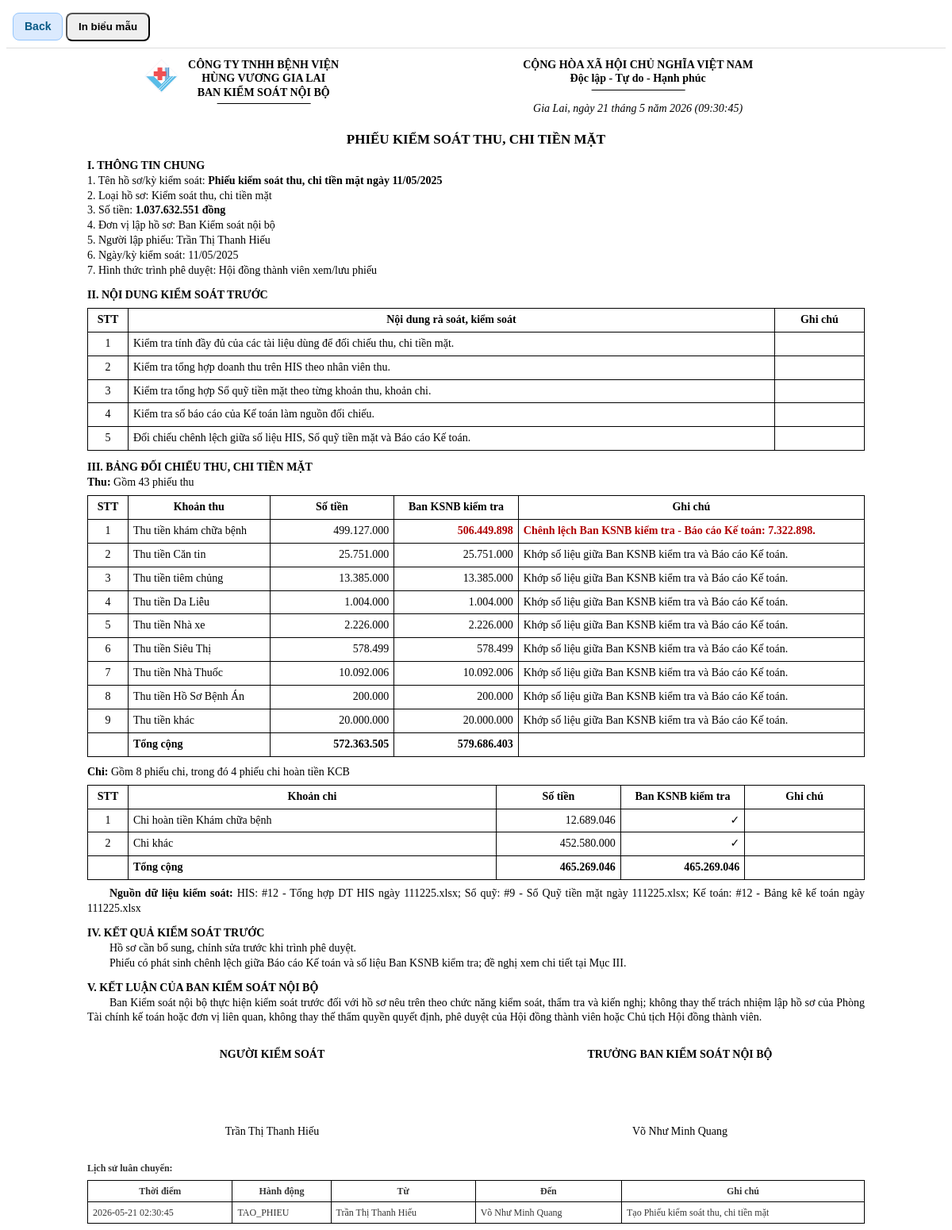
The page /cash-control/vouchers/36/print (signed in) on the database as committed earlier.
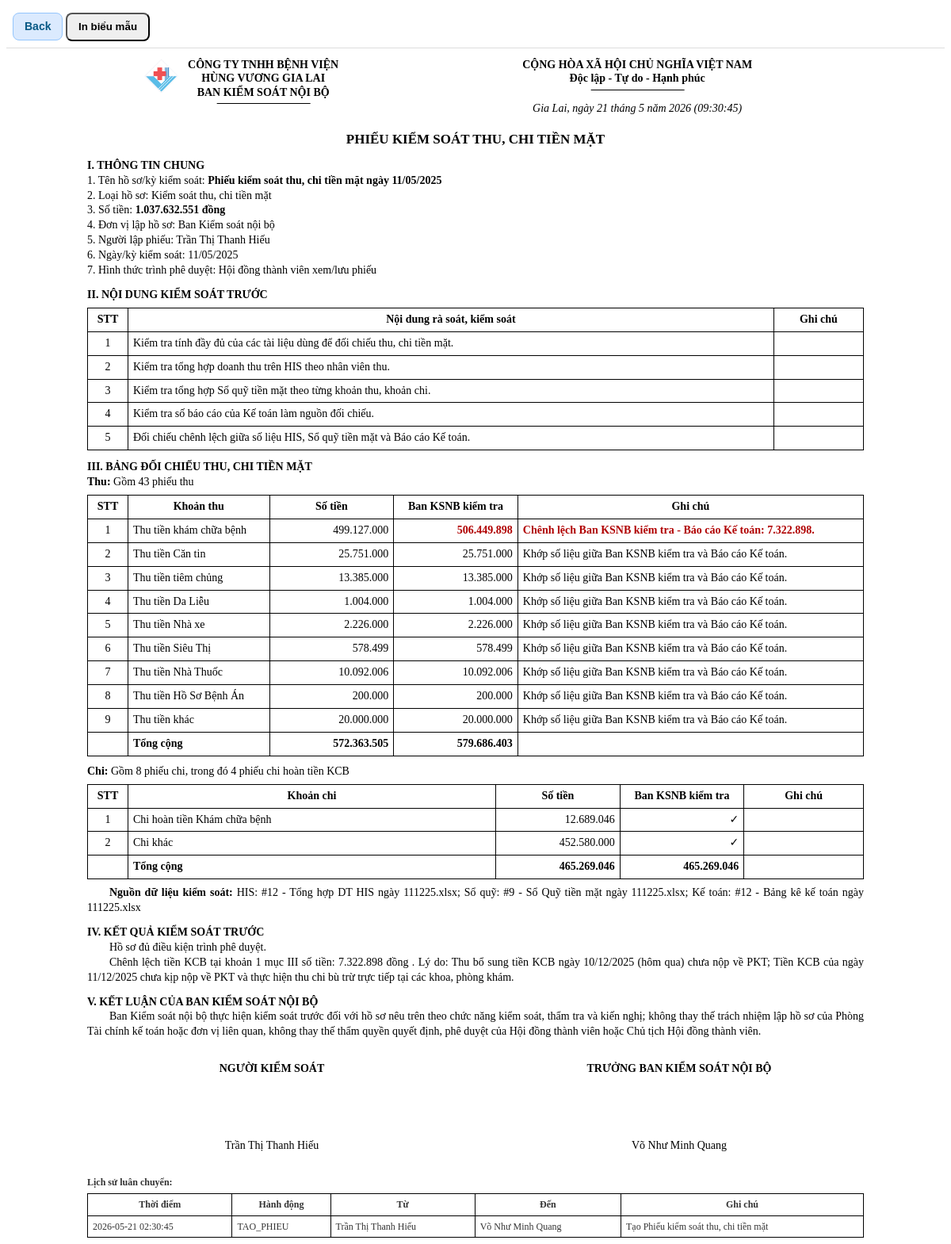
The same page on the database as committed later.
### tables this page shows
CREATE TABLE cash_control_vouchers (
                id INTEGER PRIMARY KEY AUTOINCREMENT,
                code TEXT,
                title TEXT NOT NULL,
                voucher_date TEXT,
                sign_mode TEXT NOT NULL DEFAULT 'INTERNAL_DIGITAL',
                route_mode TEXT NOT NULL DEFAULT 'THROUGH_HEAD',
                head_user_id INTEGER,
                board_user_id INTEGER,
                his_batch_id INTEGER,
                cashbook_batch_id INTEGER,
                accounting_batch_id INTEGER,
                receipt_count INTEGER NOT NULL DEFAULT 0,
                expense_count INTEGER NOT NULL DEFAULT 0,
                refund_kcb_count INTEGER NOT NULL DEFAULT 0,
                revenue_document_total REAL NOT NULL DEFAULT 0,
                revenue_ksnb_total REAL NOT NULL DEFAULT 0,
                revenue_diff_total REAL NOT NULL DEFAULT 0,
                expense_document_total REAL NOT NULL DEFAULT 0,
                expense_ksnb_total REAL NOT NULL DEFAULT 0,
                expense_diff_total REAL NOT NULL DEFAULT 0,
                status TEXT NOT NULL DEFAULT 'DRAFT',
                created_by INTEGER NOT NULL,
                created_at TEXT NOT NULL DEFAULT CURRENT_TIMESTAMP,
                submitted_at TEXT, current_handler INTEGER, section_iv_result TEXT, section_iv_note TEXT, section_v_text TEXT, section_vi_text TEXT, submitted_to_board_at TEXT, board_saved_at TEXT,
                FOREIGN KEY(created_by) REFERENCES users(id)
            );

### app/routers/cash_control.py (the view)
@router.get("/vouchers/{voucher_id}/print")
def cash_control_voucher_print(request: Request, voucher_id: int):
    denied = require_login(request)
    if denied:
        return denied
    user = request.state.user
    data = fetch_full_cash_control_voucher(voucher_id)
    voucher = data.get("voucher")
    if not can_view_cash_control_voucher(user, voucher):
        return RedirectResponse("/cash-control?main_tab=voucher", status_code=303)
    if user.get("role_code") in BOARD_ROLES and voucher["status"] == "SUBMITTED_TO_BOARD":
        with get_conn() as conn:
            current_voucher = conn.execute(
                "SELECT status, current_handler, board_user_id FROM cash_control_vouchers WHERE id = ?",
                (voucher_id,),
            ).fetchone()
            if current_voucher and current_voucher["status"] == "SUBMITTED_TO_BOARD" and (
                current_voucher["current_handler"] == user["id"]
                or current_voucher["board_user_id"] == user["id"]
                or current_voucher["current_handler"] is None
            ):
                conn.execute(
                    "UPDATE cash_control_vouchers SET status = 'BOARD_VIEWED', current_handler = NULL WHERE id = ?",
                    (voucher_id,),
                )
                conn.execute(
                    """
                    INSERT INTO cash_control_voucher_routes(voucher_id, action, from_user_id, note)
                    VALUES (?, 'HDTV_XEM_PHIEU', ?, ?)
                    """,
                    (voucher_id, user["id"], "HĐTV đã mở xem Phiếu kiểm soát thu, chi tiền mặt."),
                )
                conn.commit()
                data = fetch_full_cash_control_voucher(voucher_id)
                voucher = data.get("voucher")
    his_batch_id = voucher["his_batch_id"] if voucher and "his_batch_id" in voucher.keys() else None
    if his_batch_id:
        with get_conn() as conn:
            his_cash_row = conn.execute(
                """
                SELECT COALESCE(SUM(tien_mat), 0) AS his_cash_amount
                FROM cash_control_employee_summaries
                WHERE batch_id = ?
                """,
                (his_batch_id,),
            ).fetchone()
        his_cash_amount = money_value(his_cash_row["his_cash_amount"] if his_cash_row else 0)
        for item in data.get("revenue_items", []):
            if item.get("item_name") == "Thu tiền khám chữa bệnh":
                old_checked_amount = money_value(item.get("ksnb_checked_amount"))
                item["ksnb_checked_amount"] = his_cash_amount
                item["ksnb_check_type"] = (
                    "DIFFERENT"
                    if abs(his_cash_amount - money_value(item.get("document_amount"))) >= 1
                    else "MATCH"
                )
                data["ksnb_total"] = money_value(data.get("ksnb_total")) - old_checked_amount + his_cash_amount
                data["diff_total"] = money_value(data.get("document_total")) - money_value(data.get("ksnb_total"))
                break
    return templates.TemplateResponse(
        "cash_control_voucher_print.html",
        {
            "request": request,
            "user": request.state.user,
            "format_vn_sqlite_datetime": format_vn_sqlite_datetime,
            "cash_control_status_labels": CASH_CONTROL_STATUS_LABELS,
            **data,
        },
    )

### app/templates/cash_control_voucher_print.html (shortened to what the changed rows need)
<!doctype html>
<html lang="vi">
<head>
</head>
<body>
<div class="sheet">
  <div class="header">
    <div class="left-head">
    </div>
    <div class="right-head">
    </div>
  </div>
  <div class="title">Phiếu kiểm soát thu, chi tiền mặt</div>
  {% set raw_section_v_text = voucher.section_v_text or '' %}
  {% set context_source_data_text = source_data_text|default('') %}
  {% set source_data_text = context_source_data_text if context_source_data_text else (raw_section_v_text if raw_section_v_text.startswith('Nguồn dữ liệu kiểm soát:') else '') %}
  {% set section_no = namespace(value=4) %}
  <div class="section-title">I. Thông tin chung</div>
  <div>1. Tên hồ sơ/kỳ kiểm soát: <b>{{ voucher.title }}</b></div>
  <div>2. Loại hồ sơ: Kiểm soát thu, chi tiền mặt</div>
  <div>3. Số tiền: <b>{{ '{:,.0f}'.format(document_total or 0).replace(',', '.') }} đồng</b></div>
  <div>4. Đơn vị lập hồ sơ: Ban Kiểm soát nội bộ</div>
  <div>5. Người lập phiếu: {{ voucher.creator_name }}</div>
  <div>6. Ngày/kỳ kiểm soát: {{ voucher.voucher_date or '' }}</div>
  <div>7. Hình thức trình phê duyệt: Hội đồng thành viên xem/lưu phiếu</div>
  <div class="section-title">II. Nội dung kiểm soát trước</div>
  <table>
    <thead>
      <tr>
        <th class="stt">STT</th>
        <th>Nội dung rà soát, kiểm soát</th>
        <th>Ghi chú</th>
      </tr>
    </thead>
    <tbody>
    </tbody>
  </table>
  <div class="section-title">III. Bảng đối chiếu thu, chi tiền mặt</div>
  <div><b>Thu:</b> Gồm {{ voucher.receipt_count or 0 }} phiếu thu</div>
  <table>
    <thead>
      <tr>
        <th class="stt">STT</th>
        <th>Khoản thu</th>
        <th class="amount-col">Số tiền</th>
        <th class="amount-col">Ban KSNB kiểm tra</th>
        <th>Ghi chú</th>
      </tr>
    </thead>
    <tbody>
    </tbody>
  </table>
  <div style="margin-top:10px;"><b>Chi:</b> Gồm {{ voucher.expense_count or 0 }} phiếu chi, trong đó {{ voucher.refund_kcb_count or 0 }} phiếu chi hoàn tiền KCB</div>
  <table>
    <thead>
      <tr>
        <th class="stt">STT</th>
        <th>Khoản chi</th>
        <th class="amount-col">Số tiền</th>
        <th class="amount-col">Ban KSNB kiểm tra</th>
        <th>Ghi chú</th>
      </tr>
    </thead>
    <tbody>
    </tbody>
  </table>
  {% if source_data_text %}
  <div class="indent" style="margin-top:8px;">
    <b>Nguồn dữ liệu kiểm soát:</b> {{ source_data_text.replace('Nguồn dữ liệu kiểm soát:', '').strip() }}
  </div>
  {% endif %}
  <div class="section-title">IV. Kết quả kiểm soát trước</div>
  <div class="indent">{{ voucher.section_iv_result or '' }}</div>
  {% if voucher.section_iv_note %}
  <div class="indent">{{ voucher.section_iv_note }}</div>
  {% endif %}
  {% set section_no.value = 5 %}
  <div class="section-title">
    {% if section_no.value == 5 %}V{% elif section_no.value == 6 %}VI{% elif section_no.value == 7 %}VII{% endif %}. Kết luận của Ban Kiểm soát nội bộ
  </div>
  <div class="indent">
    Ban Kiểm soát nội bộ thực hiện kiểm soát trước đối với hồ sơ nêu trên theo chức năng kiểm soát,
    thẩm tra và kiến nghị; không thay thế trách nhiệm lập hồ sơ của Phòng Tài chính kế toán hoặc đơn vị liên quan,
    không thay thế thẩm quyền quyết định, phê duyệt của Hội đồng thành viên hoặc Chủ tịch Hội đồng thành viên.
  </div>
  <div class="sign-grid">
    <div class="sign-cell">
    </div>
    <div class="sign-cell">
    </div>
  </div>
  <div class="route-history">
    <b>Lịch sử luân chuyển:</b>
    <table>
      <thead>
        <tr>
          <th>Thời điểm</th>
          <th>Hành động</th>
          <th>Từ</th>
          <th>Đến</th>
          <th>Ghi chú</th>
        </tr>
      </thead>
    </table>
  </div>
</div>
</body>
</html>

Rows that differ between the two databases and show on the page:
changed cash_control_vouchers: section_iv_result "Hồ sơ cần bổ sung, chỉnh sửa trước khi trình phê duyệt." → "Hồ sơ đủ điều kiện trình phê duyệt."; section_iv_note "Phiếu có phát sinh chênh lệch giữa Báo cáo Kế toán và số liệu Ban KSNB kiểm tra; đề nghị xem chi tiết tại Mục III." → "Chênh lệch tiền KCB tại khoản 1 mục III số tiền: 7.322.898 đồng . Lý do: Thu bổ sung tiền KCB ngày 10/12/2025 (hôm qua) chưa nộp về PKT; Tiền KCB của ngày 11/12/2025 chưa kịp nộp về PKT và thực hiện thu chi bù trừ trực tiếp tại các khoa, phòng khám."; replace "HIS: #12 - Tổng hợp DT HIS ngày 111225.xlsx; Sổ quỹ: #9 - Sổ Quỹ tiền mặt ngày 111225.xlsx; Kế toán: #12 - Bảng kê kế toán ngày 111225.xlsx" → (not shown)
Other text that changed with them:
{{ source_data_text.replace('Nguồn dữ liệu kiểm soát:', '').strip() }}: (not shown) → "HIS: #12 - Tổng hợp DT HIS ngày 111225.xlsx; Sổ quỹ: #9 - Sổ Quỹ tiền mặt ngày 111225.xlsx; Kế toán: #12 - Bảng kê kế toán ngày 111225.xlsx"
